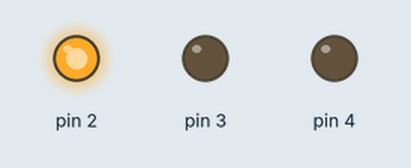
Simulated run of this sketch. Board: Arduino Uno, built with avr-gcc and run on an emulated ATmega328P. On the bench: output pins drawn as LEDs (lit = HIGH).

Above: at 0.2 s.
At 1.05 s:
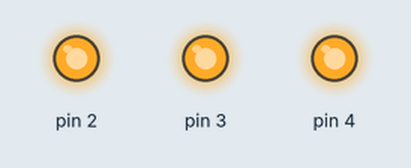
At 2.25 s:
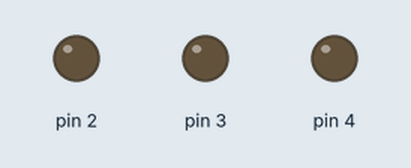
At 3.8 s:
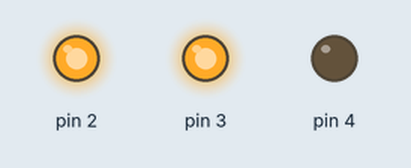
Timing chart, 0 to 5.5 s (numbered marks = the images above):
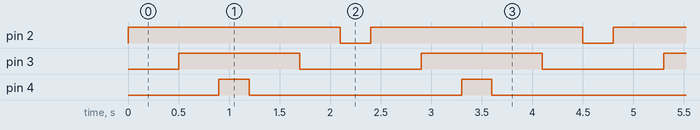

Measured:
- by itself, pin 2: alternates HIGH for 2.1 s and LOW for 0.30 s
- by itself, pin 3: alternates HIGH for 1.2 s and LOW for 1.2 s
- by itself, pin 4: alternates HIGH for 0.30 s and LOW for 2.1 s

The sketch:

heartProject.ino
```cpp
void setup() {
  // put your setup code here, to run once:
pinMode(2,OUTPUT);
pinMode(3,OUTPUT);
pinMode(4,OUTPUT);
}

void loop() {
  // put your main code here, to run repeatedly:
digitalWrite(2,HIGH);
delay(500);
digitalWrite(3,HIGH);
delay(400);
digitalWrite(4,HIGH);
delay(300);
digitalWrite(4,LOW);
delay(500);
digitalWrite(3,LOW);
delay(400);
digitalWrite(2,LOW);
delay(300);
}
```
